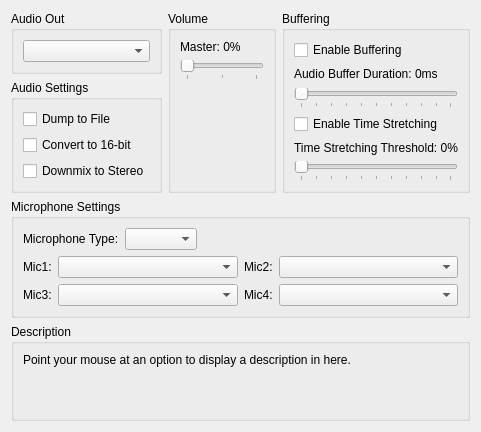
     <widget class="QWidget" name="audioTab">
      <attribute name="title">
       <string>Audio</string>
      </attribute>
      <layout class="QVBoxLayout" name="audioTab_layout" stretch="0,0,1,0">
       <item>
        <layout class="QHBoxLayout" name="audioTabLayoutTop" stretch="1,1,1">
         <item>
          <layout class="QVBoxLayout" name="audioTabLayoutTopLeft">
           <item>
            <widget class="QGroupBox" name="gb_audio_out">
             <property name="title">
              <string>Audio Out</string>
             </property>
             <layout class="QVBoxLayout" name="gb_audio_out_layout">
              <item>
               <widget class="QComboBox" name="audioOutBox"/>
              </item>
             </layout>
            </widget>
           </item>
           <item>
            <widget class="QGroupBox" name="gb_audio_settings">
             <property name="title">
              <string>Audio Settings</string>
             </property>
             <layout class="QVBoxLayout" name="gb_audio_settings_layout">
              <item>
               <widget class="QCheckBox" name="audioDump">
                <property name="text">
                 <string>Dump to File</string>
                </property>
               </widget>
              </item>
              <item>
               <widget class="QCheckBox" name="convert">
                <property name="text">
                 <string>Convert to 16-bit</string>
                </property>
               </widget>
              </item>
              <item>
               <widget class="QCheckBox" name="downmix">
                <property name="text">
                 <string>Downmix to Stereo</string>
                </property>
                <property name="checked">
                 <bool>false</bool>
                </property>
               </widget>
              </item>
              <item>
               <spacer name="spacer_audio_settings">
                <property name="orientation">
                 <enum>Qt::Vertical</enum>
                </property>
                <property name="sizeType">
                 <enum>QSizePolicy::MinimumExpanding</enum>
                </property>
                <property name="sizeHint" stdset="0">
                 <size>
                  <width>0</width>
                  <height>0</height>
                 </size>
                </property>
               </spacer>
              </item>
             </layout>
            </widget>
           </item>
          </layout>
         </item>
         <item>
          <layout class="QVBoxLayout" name="audioTabLayoutTopMiddle">
           <item>
            <widget class="QGroupBox" name="gb_audio_volume">
             <property name="title">
              <string>Volume</string>
             </property>
             <layout class="QVBoxLayout" name="gb_audio_volume_layout">
              <item>
               <widget class="QWidget" name="master_volume" native="true">
                <layout class="QVBoxLayout" name="layout_master_volume">
                 <property name="leftMargin">
                  <number>0</number>
                 </property>
                 <property name="topMargin">
                  <number>0</number>
                 </property>
                 <property name="rightMargin">
                  <number>0</number>
                 </property>
                 <property name="bottomMargin">
                  <number>0</number>
                 </property>
                 <item>
                  <widget class="QLabel" name="masterVolumeLabel">
                   <property name="text">
                    <string>Master: 0%</string>
                   </property>
                  </widget>
                 </item>
                 <item>
                  <widget class="QSlider" name="masterVolume">
                   <property name="orientation">
                    <enum>Qt::Horizontal</enum>
                   </property>
                   <property name="tickPosition">
                    <enum>QSlider::TicksBelow</enum>
                   </property>
                   <property name="tickInterval">
                    <number>50</number>
                   </property>
                  </widget>
                 </item>
                </layout>
               </widget>
              </item>
              <item>
               <spacer name="spacer_audio_volume">
                <property name="orientation">
                 <enum>Qt::Vertical</enum>
                </property>
                <property name="sizeType">
                 <enum>QSizePolicy::MinimumExpanding</enum>
                </property>
                <property name="sizeHint" stdset="0">
                 <size>
                  <width>0</width>
                  <height>0</height>
                 </size>
                </property>
               </spacer>
              </item>
             </layout>
            </widget>
           </item>
          </layout>
         </item>
         <item>
          <layout class="QVBoxLayout" name="audioTabLayoutTopRight">
           <item>
            <widget class="QGroupBox" name="gb_audio_buffering">
             <property name="title">
              <string>Buffering</string>
             </property>
             <layout class="QVBoxLayout" name="gb_audio_buffering_layout">
              <item>
               <widget class="QCheckBox" name="enableBuffering">
                <property name="text">
                 <string>Enable Buffering</string>
                </property>
               </widget>
              </item>
              <item>
               <widget class="QWidget" name="audio_buffer_duration" native="true">
                <layout class="QVBoxLayout" name="layout_audio_buffer_duration">
                 <property name="leftMargin">
                  <number>0</number>
                 </property>
                 <property name="topMargin">
                  <number>0</number>
                 </property>
                 <property name="rightMargin">
                  <number>0</number>
                 </property>
                 <property name="bottomMargin">
                  <number>0</number>
                 </property>
                 <item>
                  <widget class="QLabel" name="audioBufferDurationLabel">
                   <property name="text">
                    <string>Audio Buffer Duration: 0ms</string>
                   </property>
                  </widget>
                 </item>
                 <item>
                  <widget class="QSlider" name="audioBufferDuration">
                   <property name="orientation">
                    <enum>Qt::Horizontal</enum>
                   </property>
                   <property name="tickPosition">
                    <enum>QSlider::TicksBelow</enum>
                   </property>
                   <property name="tickInterval">
                    <number>10</number>
                   </property>
                  </widget>
                 </item>
                </layout>
               </widget>
              </item>
              <item>
               <widget class="QCheckBox" name="enableTimeStretching">
                <property name="text">
                 <string>Enable Time Stretching</string>
                </property>
               </widget>
              </item>
              <item>
               <widget class="QWidget" name="time_stretching_threshold" native="true">
                <layout class="QVBoxLayout" name="layout_time_stretching_threshold">
                 <property name="leftMargin">
                  <number>0</number>
                 </property>
                 <property name="topMargin">
                  <number>0</number>
                 </property>
                 <property name="rightMargin">
                  <number>0</number>
                 </property>
                 <property name="bottomMargin">
                  <number>0</number>
                 </property>
                 <item>
                  <widget class="QLabel" name="timeStretchingThresholdLabel">
                   <property name="text">
                    <string>Time Stretching Threshold: 0%</string>
                   </property>
                  </widget>
                 </item>
                 <item>
                  <widget class="QSlider" name="timeStretchingThreshold">
                   <property name="orientation">
                    <enum>Qt::Horizontal</enum>
                   </property>
                   <property name="tickPosition">
                    <enum>QSlider::TicksBelow</enum>
                   </property>
                   <property name="tickInterval">
                    <number>10</number>
                   </property>
                  </widget>
                 </item>
                </layout>
               </widget>
              </item>
             </layout>
            </widget>
           </item>
          </layout>
         </item>
        </layout>
       </item>
       <item>
        <widget class="QGroupBox" name="gb_microphone_settings">
         <property name="title">
          <string>Microphone Settings</string>
         </property>
         <layout class="QVBoxLayout" name="gb_microphone_settings_layout">
          <item>
           <layout class="QHBoxLayout" name="microphoneLayoutTop">
            <item>
             <widget class="QLabel" name="microphoneLabel">
              <property name="text">
               <string>Microphone Type:</string>
              </property>
             </widget>
            </item>
            <item>
             <widget class="QComboBox" name="microphoneBox"/>
            </item>
            <item>
             <spacer name="microphoneSpacer">
              <property name="orientation">
               <enum>Qt::Horizontal</enum>
              </property>
              <property name="sizeType">
               <enum>QSizePolicy::MinimumExpanding</enum>
              </property>
              <property name="sizeHint" stdset="0">
               <size>
                <width>0</width>
                <height>0</height>
               </size>
              </property>
             </spacer>
            </item>
           </layout>
          </item>
          <item>
           <layout class="QHBoxLayout" name="microphoneLayoutBottom">
            <item>
             <layout class="QVBoxLayout" name="microphoneLayoutLabel1and3">
              <item>
               <widget class="QLabel" name="microphone1Label">
                <property name="sizePolicy">
                 <sizepolicy hsizetype="Minimum" vsizetype="Preferred">
                  <horstretch>0</horstretch>
                  <verstretch>0</verstretch>
                 </sizepolicy>
                </property>
                <property name="text">
                 <string>Mic1:</string>
                </property>
               </widget>
              </item>
              <item>
               <widget class="QLabel" name="microphone3Label">
                <property name="sizePolicy">
                 <sizepolicy hsizetype="Minimum" vsizetype="Preferred">
                  <horstretch>0</horstretch>
                  <verstretch>0</verstretch>
                 </sizepolicy>
                </property>
                <property name="text">
                 <string>Mic3:</string>
                </property>
               </widget>
              </item>
             </layout>
            </item>
            <item>
             <layout class="QVBoxLayout" name="microphoneLayoutBox1and3">
              <item>
               <widget class="QComboBox" name="microphone1Box">
                <property name="sizePolicy">
                 <sizepolicy hsizetype="Expanding" vsizetype="Fixed">
                  <horstretch>0</horstretch>
                  <verstretch>0</verstretch>
                 </sizepolicy>
                </property>
               </widget>
              </item>
              <item>
               <widget class="QComboBox" name="microphone3Box">
                <property name="sizePolicy">
                 <sizepolicy hsizetype="Expanding" vsizetype="Fixed">
                  <horstretch>0</horstretch>
                  <verstretch>0</verstretch>
                 </sizepolicy>
                </property>
               </widget>
              </item>
             </layout>
            </item>
            <item>
             <layout class="QVBoxLayout" name="microphoneLayoutLabel2and4">
              <item>
               <widget class="QLabel" name="microphone2Label">
                <property name="sizePolicy">
                 <sizepolicy hsizetype="Minimum" vsizetype="Preferred">
                  <horstretch>0</horstretch>
                  <verstretch>0</verstretch>
                 </sizepolicy>
                </property>
                <property name="text">
                 <string>Mic2:</string>
                </property>
               </widget>
              </item>
              <item>
               <widget class="QLabel" name="microphone4Label">
                <property name="sizePolicy">
                 <sizepolicy hsizetype="Minimum" vsizetype="Preferred">
                  <horstretch>0</horstretch>
                  <verstretch>0</verstretch>
                 </sizepolicy>
                </property>
                <property name="text">
                 <string>Mic4:</string>
                </property>
               </widget>
              </item>
             </layout>
            </item>
            <item>
             <layout class="QVBoxLayout" name="microphoneLayoutBox2and4">
              <item>
               <widget class="QComboBox" name="microphone2Box">
                <property name="sizePolicy">
                 <sizepolicy hsizetype="Expanding" vsizetype="Fixed">
                  <horstretch>0</horstretch>
                  <verstretch>0</verstretch>
                 </sizepolicy>
                </property>
               </widget>
              </item>
              <item>
               <widget class="QComboBox" name="microphone4Box">
                <property name="sizePolicy">
                 <sizepolicy hsizetype="Expanding" vsizetype="Fixed">
                  <horstretch>0</horstretch>
                  <verstretch>0</verstretch>
                 </sizepolicy>
                </property>
               </widget>
              </item>
             </layout>
            </item>
           </layout>
          </item>
         </layout>
        </widget>
       </item>
       <item>
        <spacer name="audioTabSpacer">
         <property name="orientation">
          <enum>Qt::Vertical</enum>
         </property>
         <property name="sizeType">
          <enum>QSizePolicy::MinimumExpanding</enum>
         </property>
         <property name="sizeHint" stdset="0">
          <size>
           <width>0</width>
           <height>0</height>
          </size>
         </property>
        </spacer>
       </item>
       <item>
        <widget class="QGroupBox" name="gb_description_audio">
         <property name="title">
          <string>Description</string>
         </property>
         <layout class="QVBoxLayout" name="gb_description_audio_layout">
          <item>
           <widget class="QLabel" name="description_audio">
            <property name="text">
             <string>Point your mouse at an option to display a description in here.


</string>
            </property>
            <property name="textFormat">
             <enum>Qt::PlainText</enum>
            </property>
            <property name="alignment">
             <set>Qt::AlignLeading|Qt::AlignLeft|Qt::AlignTop</set>
            </property>
            <property name="wordWrap">
             <bool>true</bool>
            </property>
           </widget>
          </item>
         </layout>
        </widget>
       </item>
      </layout>
     </widget>
